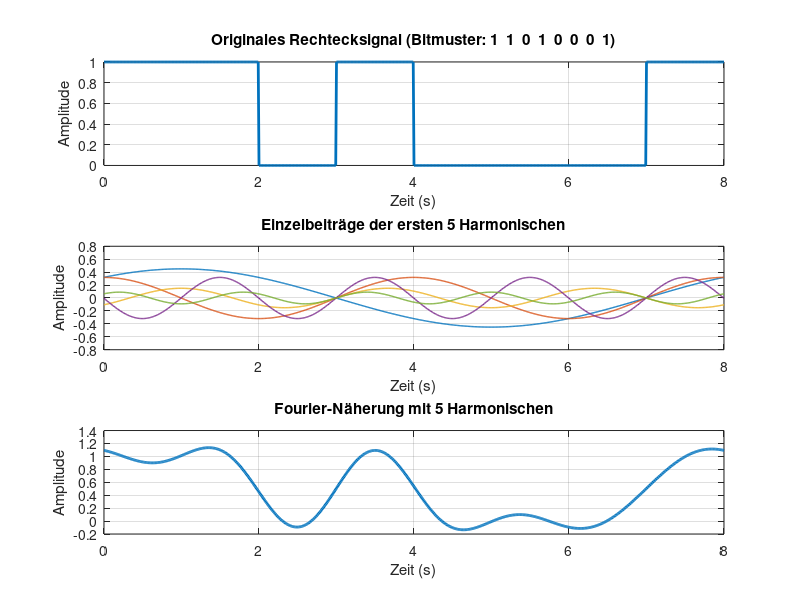

MATLAB code to generate this figure:
% Parameter
A = 1;              % Amplitude für Bit 1
A_0 = 0;           % Amplitude für Bit 0
T_bit = 1;          % Dauer eines Bits
bit_pattern = [1 1 0 1 0 0 0 1]; % Zu übertragendes Bitmuster
T_total = T_bit * length(bit_pattern); % Gesamtdauer einer Periode
f1 = 1 / T_total; % Grundfrequenz des Signals

% Zeitvektor mit 100 Abtastpunkten pro Bit und dem Periodenende
t = linspace(0, T_total, 100 * length(bit_pattern) + 1);

% Rechtecksignal erzeugen basierend auf Bitmuster
x_t = zeros(size(t));
for i = 1:length(bit_pattern)
    % Start- und Endzeit des aktuellen Bits
    t_start = (i - 1) * T_bit;
    t_end = i * T_bit;

    % Setze Amplitude für das aktuelle Bit
    if bit_pattern(i) == 1
        x_t(t >= t_start & t < t_end) = A;
    else
        x_t(t >= t_start & t < t_end) = A_0;
    end
end

% Der letzte Zeitpunkt entspricht dem Beginn der nächsten Periode.
x_t(end) = x_t(1);

% Anzahl der Harmonischen N
N = 5; % Anzahl der zu berücksichtigenden Harmonischen

% Gleichanteil berechnen und Speicher für die Harmonischen anlegen
a_0 = (2 / T_total) * trapz(t, x_t);
x_approx = (a_0 / 2) * ones(size(t));
harmonics = zeros(N, length(t));
for n = 1:N
    % Berechne den Fourier-Koeffizienten (a_n und b_n)
    omega_n = 2 * pi * n * f1;
    a_n = (2 / T_total) * trapz(t, x_t .* cos(omega_n * t));
    b_n = (2 / T_total) * trapz(t, x_t .* sin(omega_n * t));

    % Speichere und addiere den Beitrag der n-ten Harmonischen
    harmonics(n, :) = a_n * cos(omega_n * t) + b_n * sin(omega_n * t);
    x_approx = x_approx + harmonics(n, :);
end

% Berechne den Fehler (RMS-Fehler)
rms_error = sqrt(mean((x_t - x_approx).^2));

% Anzeige des Fehlers
disp(['RMS-Fehler mit ', num2str(N), ' Harmonischen: ', num2str(rms_error)])

% Plot: Originales Rechtecksignal und Näherung
figure;
subplot(3, 1, 1);
plot(t, x_t, 'LineWidth', 2);
title(['Originales Rechtecksignal (Bitmuster: ', num2str(bit_pattern), ')']);
xlabel('Zeit (s)');
ylabel('Amplitude');
grid on;

subplot(3, 1, 2);
plot(t, harmonics.', 'LineWidth', 1);
title(['Einzelbeiträge der ersten ', num2str(N), ' Harmonischen']);
xlabel('Zeit (s)');
ylabel('Amplitude');
grid on;

subplot(3, 1, 3);
plot(t, x_approx, 'LineWidth', 2);
title(['Fourier-Näherung mit ', num2str(N), ' Harmonischen']);
xlabel('Zeit (s)');
ylabel('Amplitude');
grid on;
